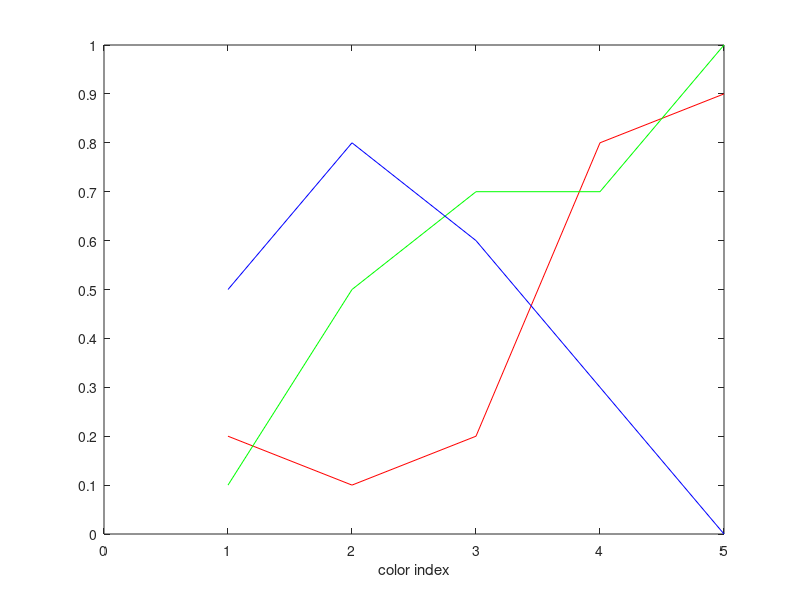

The MATLAB source for this figure: (Note: this script raises an error after producing the figure.)
%=============================================================================
% Copyright (c) 2016-present Allan CORNET (Nelson)
%=============================================================================
% This file is part of Nelson.
%=============================================================================
% LICENCE_BLOCK_BEGIN
% SPDX-License-Identifier: LGPL-3.0-or-later
% LICENCE_BLOCK_END
%=============================================================================
% <--ADV-CLI MODE-->
%=============================================================================
f  = figure();
colormap = [0.2 0.1 0.5;
    0.1 0.5 0.8;
    0.2 0.7 0.6;
    0.8 0.7 0.3;
    0.9 1 0];
rgbplot(colormap);
ax = gca();
assert_isequal(size(ax.Children), [3 1]);
assert_isequal(ax.Children(1).Type, 'line');
assert_isequal(ax.Children(2).Type, 'line');
assert_isequal(ax.Children(3).Type, 'line');
%=============================================================================
